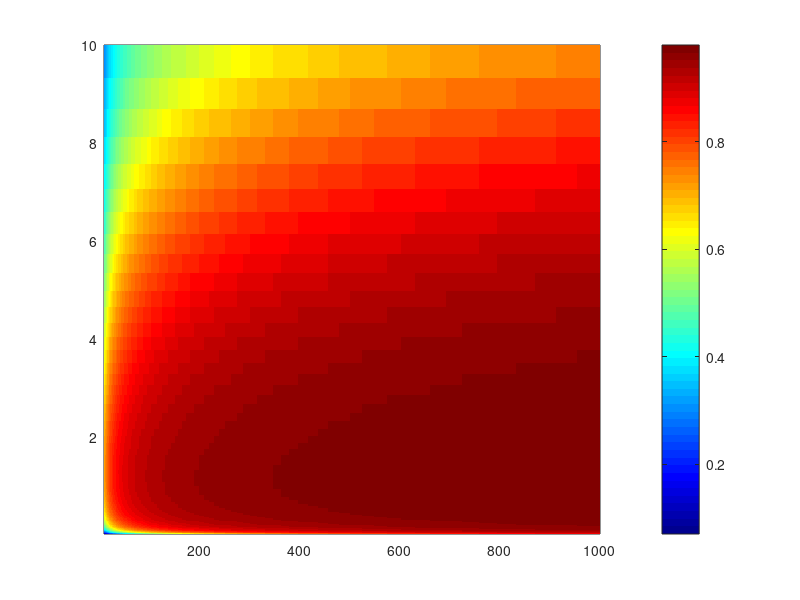

Reproduce this figure in MATLAB. (Note: this script raises an error after producing the figure.)
%% flux vs ratio and beta (vary kpp)
nvals = 1e2;
rvals = logspace(1,3,nvals+1);
% pvals = linspace(1/(nvals+1),0.99,nvals+1);

kdmax = 1e-4;
KM = 1e-2;
xint = linspace(0,1,5000); dx = xint(2)-xint(1);

% beta
betavals = logspace(-2,1,nvals);

degflux = zeros(nvals+1,nvals);

% domain length in microns
L = 100;
% scaled domain length
Lhat = 1;
% time unit
tau = L/0.75;
% phago velocity
vp = 1;	% 0.75 um/s
% lyso velocity
vy = 2.67;	% 2um/s
% phago radius
rp = 0.4/L; % 400nm
% lyso radius
ry = 0.1/L; % 100nm
% encounter time
T = 2*(rp+ry)/(vp+vy);
% encounter length
ell = 2*(rp+ry);
% acidification
c0 = 1;
% fusion rates
kfvals = 1e4;
% phago production rate
kppvals = betavals*vp*vy./kfvals./ell;
% number of fusion events:
Nfunc_th = @(beta,kpy,kpp,x) kpy./kpp.*(exp(-beta*x) - exp(-beta*Lhat));
% acidification with increasing volume
afunc_th = @(beta,kpy,kpp,x) c0*Nfunc_th(beta,kpy,kpp,x)./(Nfunc_th(beta,kpy,kpp,x) + rp^3/ry^3);

for nc = 1:nvals
	
	disp(nc)
	
	
	curbetaval = betavals(nc);
	curkppval = kppvals(nc);
	
	for pc = 1:(nvals+1)
		% lyso production rate
		kpyval = rvals(pc)*curkppval;
		A = afunc_th(curbetaval,kpyval,curkppval,xint);
		P = kdmax*A./(A+KM)/vp;
		H = (cumsum(P) - 0.5*P(1)-0.5*P)*dx;
		% this is int_0^x - int_0^1 = - int_x^1
		Hx1 = H - H(end);
		G = 1 - exp(Hx1);
		
		degflux(pc,nc) = G(1)*vp;
	end
	
end
% %% get surface plot for r and beta
pcolor(rvals,betavals,degflux'./kdmax)
% pcolor(rvals,betavals,degflux'.*KM./kdmax)
shading flat
colormap jet;
cb = colorbar;
cb.TickLabelInterpreter = 'latex';
cb.Label.Interpreter = 'latex';
% cb.Label.String = 'normalized autophagic flux $J_d/k_\mathrm{max}$';
cb.Label.Rotation = 270;
cb.Label.Units = 'normalized';
cb.Label.Position = [6,0.5,0];
set(gca,'XScale','log','YScale','log')
% caxis([0,0.5])
% set(gca,'YScale','log')
plot_cleanup
xlabel('production rate ratio ($r\equiv k_{p,y}/k_{p,p}$)')
ylabel('$\beta\equiv k_{p,p}k_f\ell/v_pv_y$')
title(sprintf('$k_\\mathrm{max} = %0.4g,~K_M = %0.4g$',kdmax,KM))
